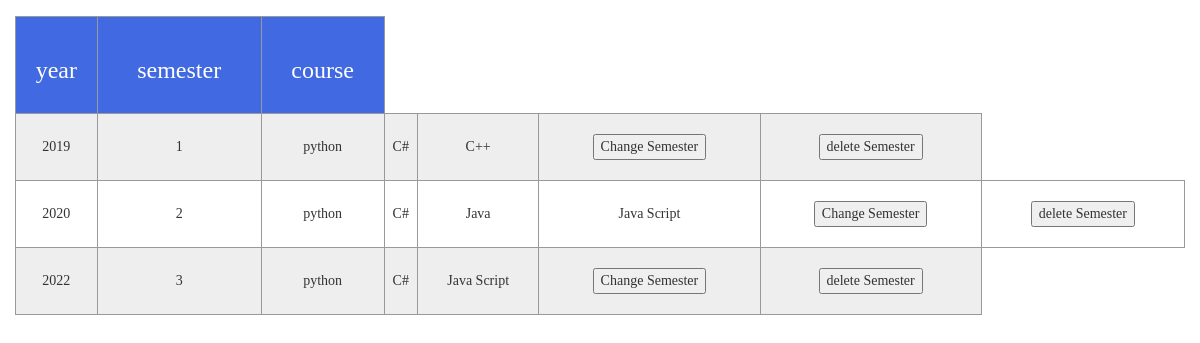
Screenshot of /select_semester/ (signed in) with the database file from the repository.
### WEB1/models.py (models this page shows)
class Semester(models.Model):
    id = models.AutoField(primary_key=True)
    year = models.IntegerField()
    semester = models.CharField(max_length=33)
    course = models.ManyToManyField(Course)

class Course(models.Model):
    id = models.AutoField(primary_key=True)
    code = models.CharField(max_length=33)
    name = models.CharField(max_length=33)

### WEB1/view_set/semester_view.py (the view)
# urls.py: path('select_semester/',semester_view.select_semester,name='select_semester'),
@login_required
@permission_required('WEB1.view_semester',raise_exception=True)
def select_semester(request):
    if request.method == 'GET':
        clist = [] #存储各个学期课程
        mysemester = Semester.objects.all()
        for s in mysemester:
            clist.append(s.course.all())
            print(clist)
        return render(request,'select_semester.html',{'mysemester':mysemester})

### templates/select_semester.html (shortened to what this page needs)
<!DOCTYPE html>
<html lang="en">
<head>
    <link rel="stylesheet" href="../static/css/bootstrap.css">
    <link rel="stylesheet" href="../static/css/animate.css">
    <link rel="stylesheet" href="../static/css/font-awesome.min.css">
    <link rel="stylesheet" href="../static/css/plugins/nprogress/nprogress.css">
    <link rel="stylesheet" href="../static/css/plugins/metisMenu/metisMenu.css">
    <link rel="stylesheet" href="../static/css/style.css">
</head>
<body class="">
    <ol class="breadcrumb">
    </ol>
    <div class="content">
        <div class="row">
            <div class="col-sm-12">
                <table id="table" class="animated fadeInRight" data-row-style="rowStyle" data-mobile-responsive="true">
                    <thead style="align-content: center">
                        <tr>
                            <th><h3>year</h3></th>
                            <th><h3>semester</h3></th>
                            <th><h3>course</h3></th>
                        </tr>
                    </thead>
                    <tbody style="text-align: center">
                        {% for s in mysemester %}
                           <tr>
                            <td>{{ s.year }}</td>
                            <td>{{ s.semester }}</td>
                            {% for c in s.course.all %}
                                <td>{{ c.name }}</td>
                                {% endfor %}
                            <td><button onclick="window.location.href='{% url 'change_semester' %}?id={{ s.id }}'">Change Semester</button></td>
                            <td><button onclick="deleteSemester({{ s.id }})">delete Semester</button></td>
                           </tr>
                        {% endfor %}
                    </tbody>
                </table>
            </div>
        </div>
    </div>
</body>
</html>

### static/css/style.css (style rules this page uses)
html, body { height: 100%; overflow-x: hidden; font-family: Microsoft YaHei; }
body { margin: 0; }
.row { margin-right: 0; margin-left: 0; }
table { width: 100%; border-collapse: collapse; }
th,td { border: 1px solid #999; text-align: center; padding: 20px 0; }
table thead tr { background-color: #4169E1; color: #fff; }
table tbody tr:nth-child(odd) { background-color: #eee; }
.breadcrumb { background-color: #fff; margin-bottom: 0; }

### rows the page displays
Semester: year "2019", semester "1"
Course: name "python"
Course: name "C#"
Course: name "C++"
Semester: year "2020", semester "2"
Course: name "Java"
Course: name "Java Script"
Semester: year "2022", semester "3"
